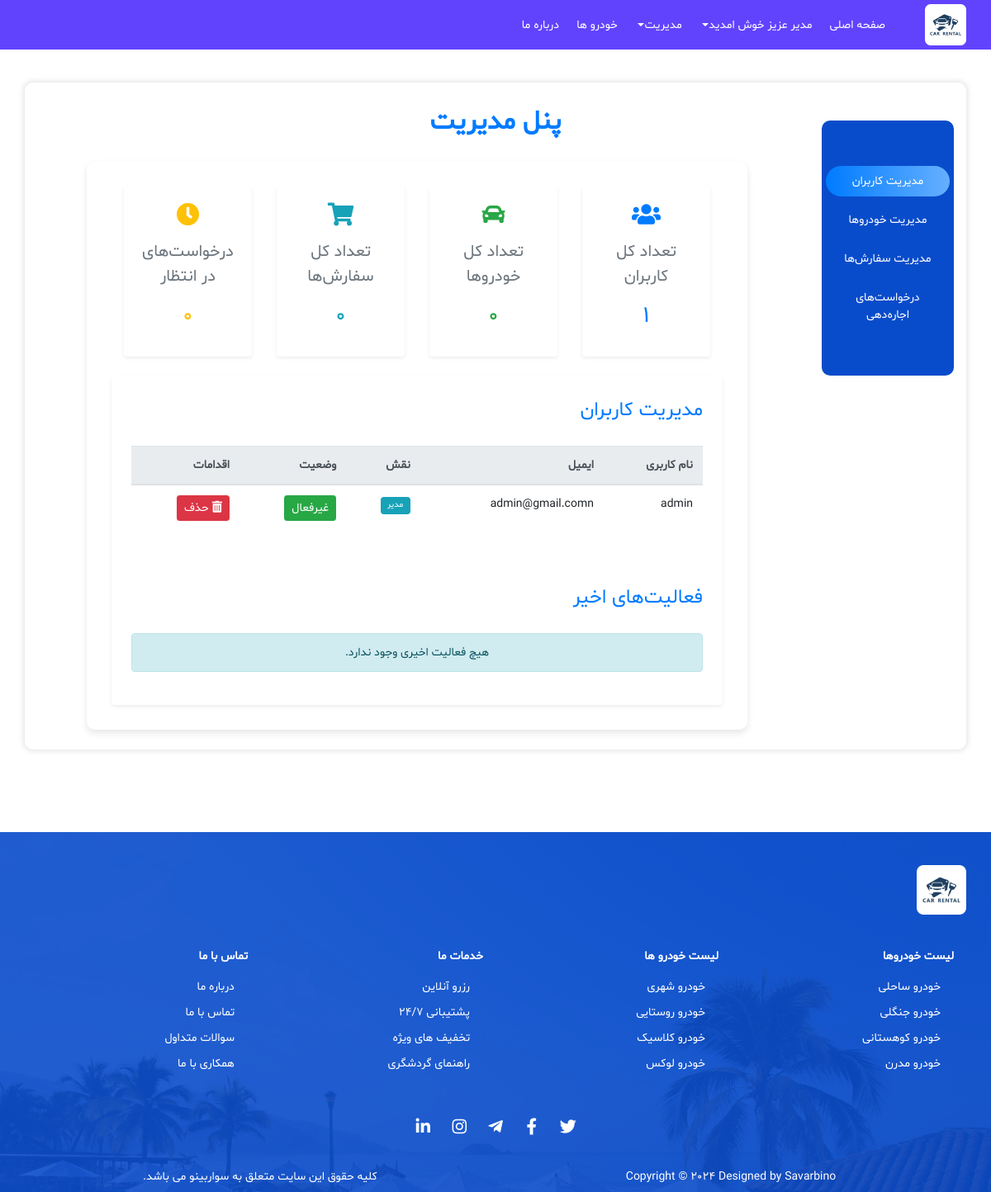
The app's page /admin_panel/ (signed in), older data.
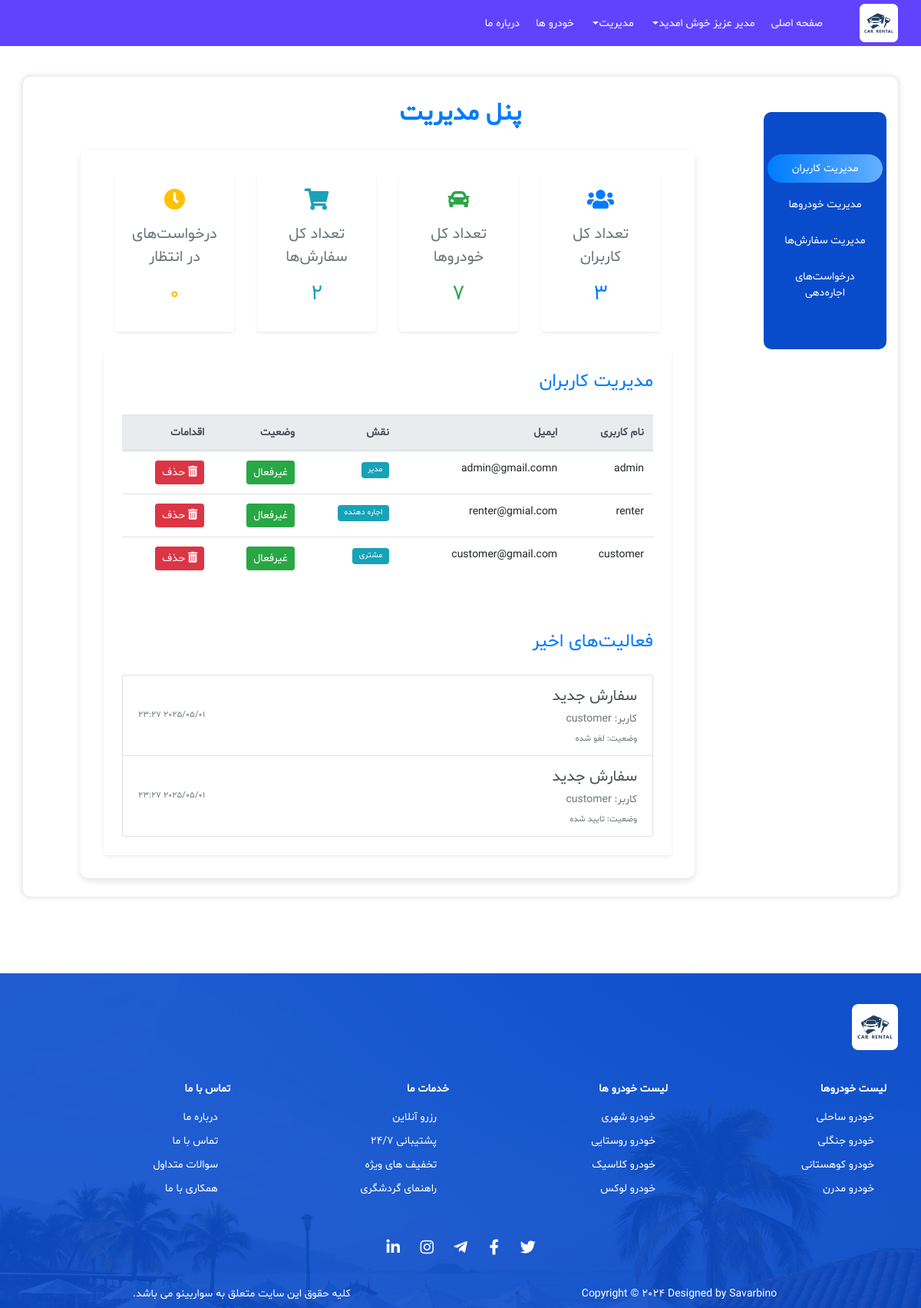
The same page, newer data.
### users/models.py (models this page shows)
class User(AbstractUser):
    ROLES = ((1, 'Admin'), (2, 'Renter'), (3, 'Passenger'))
    role = models.IntegerField(choices=ROLES, default=3)
    phonenumber = models.CharField(max_length=15, blank=True, null=True)
    address = models.TextField(blank=True, null=True)
    role_change_requested = models.BooleanField(default=False)
    is_active = models.BooleanField(default=True)
    objects = UserManager()

### reservations/models.py (models this page shows, shortened)
class Order(models.Model):
    car = models.ForeignKey(Car, on_delete=models.CASCADE)
    user = models.ForeignKey(User, on_delete=models.CASCADE)
    pickup_date = models.DateField()
    return_date = models.DateField()
    number_of_passengers = models.IntegerField()
    total_price = models.DecimalField(max_digits=10, decimal_places=0)
    created_at = models.DateTimeField(auto_now_add=True)
    status = models.CharField(max_length=20, choices=[
        ('pending', 'در انتظار تایید'),
        ('confirmed', 'تایید شده'),
        ('cancelled', 'لغو شده'),
        ('completed', 'تکمیل شده')
    ], default='pending')

### admin_app/views.py (the view, shortened to what this page needs)
# urls.py: path('admin_panel/', views.admin_panel, name='admin_panel'),
@login_required
def admin_panel(request):
    if not request.user.is_superuser:
        return redirect('home')
    total_users = User.objects.count()
    total_cars = Car.objects.count()
    total_orders = Order.objects.count()
    pending_renter_requests = User.objects.filter(role_change_requested=True).count()
    users = User.objects.all()
    cars = Car.objects.all().order_by('-id')  # Order by id descending
    orders = Order.objects.all().order_by('-created_at')
    renter_requests = User.objects.filter(role_change_requested=True)
    recent_activities = []
    for order in Order.objects.filter(created_at__gte=timezone.now() - timedelta(days=7)):
        recent_activities.append({
            'timestamp': order.created_at,
            'user': order.user.username,
            'action': 'سفارش جدید',
            'status': order.get_status_display()
        })
    context = {
        'total_users': total_users,
        'total_cars': total_cars,
        'total_orders': total_orders,
        'pending_renter_requests': pending_renter_requests,
        'recent_activities': recent_activities[:10],  # Show only last 10 activities
        'users': users,
        'cars': cars,
        'orders': orders,
        'renter_requests': renter_requests,
    }
    return render(request, 'admin/admin_panel.html', context)

### templates/admin/admin_panel.html (shortened to what this page needs)
{% extends 'base.html' %}
{% block content %}
<main class="container content content-box py-4">
    <h2 class="title mb-4 text-primary d-none d-lg-block text-center">پنل مدیریت</h2>
    <div class="row mtop-2">
        <div class="col-md-2 col-sm-3 nav-wrapper">
            <div class="nav flex-column nav-pills" id="v-pills-tab" role="tablist" aria-orientation="vertical">
                <a class="nav-link active" id="v-pills-users-tab" data-toggle="pill" href="#v-pills-users" role="tab" aria-controls="v-pills-users" aria-selected="true">مدیریت کاربران</a>
                <a class="nav-link" id="v-pills-cars-tab" data-toggle="pill" href="#v-pills-cars" role="tab" aria-controls="v-pills-cars" aria-selected="false">مدیریت خودروها</a>
                <a class="nav-link" id="v-pills-orders-tab" data-toggle="pill" href="#v-pills-orders" role="tab" aria-controls="v-pills-orders" aria-selected="false">مدیریت سفارش‌ها</a>
                <a class="nav-link" id="v-pills-requests-tab" data-toggle="pill" href="#v-pills-requests" role="tab" aria-controls="v-pills-requests" aria-selected="false">درخواست‌های اجاره‌دهی</a>
            </div>
        </div>
        <div class="col-md-10 col-sm-9 content-wrapper">
            <div class="dashboard-summary mb-4">
                <div class="row">
                    <div class="col-md-3">
                        <div class="card shadow-sm h-100 border-0">
                            <div class="card-body text-center">
                                <i class="fas fa-users fa-2x text-primary mb-3"></i>
                                <h5 class="card-title text-muted">تعداد کل کاربران</h5>
                                <h3 class="text-primary">{{ total_users|default:"0" }}</h3>
                            </div>
                        </div>
                    </div>
                    <div class="col-md-3">
                        <div class="card shadow-sm h-100 border-0">
                            <div class="card-body text-center">
                                <i class="fas fa-car fa-2x text-success mb-3"></i>
                                <h5 class="card-title text-muted">تعداد کل خودروها</h5>
                                <h3 class="text-success">{{ total_cars|default:"0" }}</h3>
                            </div>
                        </div>
                    </div>
                    <div class="col-md-3">
                        <div class="card shadow-sm h-100 border-0">
                            <div class="card-body text-center">
                                <i class="fas fa-shopping-cart fa-2x text-info mb-3"></i>
                                <h5 class="card-title text-muted">تعداد کل سفارش‌ها</h5>
                                <h3 class="text-info">{{ total_orders|default:"0" }}</h3>
                            </div>
                        </div>
                    </div>
                    <div class="col-md-3">
                        <div class="card shadow-sm h-100 border-0">
                            <div class="card-body text-center">
                                <i class="fas fa-clock fa-2x text-warning mb-3"></i>
                                <h5 class="card-title text-muted">درخواست‌های در انتظار</h5>
                                <h3 class="text-warning">{{ pending_renter_requests|default:"0" }}</h3>
                            </div>
                        </div>
                    </div>
                </div>
            </div>
            <div class="tab-content bg-white rounded shadow-sm p-4" id="v-pills-tabContent">
                <div class="tab-pane fade show active" id="v-pills-users" role="tabpanel" aria-labelledby="v-pills-users-tab">
                    <h4 class="mb-4 text-primary">مدیریت کاربران</h4>
                    <div class="table-responsive">
                        {% if users %}
                        <table class="table table-hover">
                            <thead class="thead-light">
                                <tr>
                                    <th>نام کاربری</th>
                                    <th>ایمیل</th>
                                    <th>نقش</th>
                                    <th>وضعیت</th>
                                    <th>اقدامات</th>
                                </tr>
                            </thead>
                            <tbody>
                                {% for user in users %}
                                <tr>
                                    <td>{{ user.username }}</td>
                                    <td>{{ user.email }}</td>
                                    <td><span class="badge badge-info">
                                        {% if user.get_role_display == 'Renter' %}
                                            اجاره دهنده
                                        {% elif user.get_role_display == 'Admin' %}
                                            مدیر
                                        {% elif user.get_role_display == 'Passenger' %}
                                            مشتری
                                        {% else %}
                                            {{ user.get_role_display }}
                                        {% endif %}
                                    </span></td>
                                    <td>
                                        <form method="post" action="{% url 'toggle_user_status' user.id %}">
                                            <button type="submit" class="btn btn-sm btn-{{ user.is_active|yesno:'success,danger' }}">
                                                {{ user.is_active|yesno:"غیرفعال,فعال" }}
                                            </button>
                                        </form>
                                    </td>
                                    <td>
                                        <form method="post" action="{% url 'admin_delete_user' user.id %}">
                                            <button type="submit" class="btn btn-sm btn-danger">
                                                <i class="fas fa-trash-alt"></i> حذف
                                            </button>
                                        </form>
                                    </td>
                                </tr>
                                {% endfor %}
                            </tbody>
                        </table>
                        {% else %}
                        <div class="alert alert-info text-center">هیچ کاربری یافت نشد.</div>
                        {% endif %}
                    </div>
                </div>
                <div class="recent-activities mt-5">
                    <h4 class="mb-4 text-primary">فعالیت‌های اخیر</h4>
                    <div class="list-group">
                        {% if recent_activities %}
                            {% for activity in recent_activities %}
                            <div class="list-group-item list-group-item-action">
                                <div class="d-flex w-100 justify-content-between align-items-center">
                                    <div>
                                        <h5 class="mb-1">{{ activity.action }}</h5>
                                        <p class="mb-1 text-muted">کاربر: {{ activity.user }}</p>
                                        <small class="text-muted">وضعیت: {{ activity.status }}</small>
                                    </div>
                                    <small class="text-muted">{{ activity.timestamp|date:"Y/m/d H:i" }}</small>
                                </div>
                            </div>
                            {% endfor %}
                        {% else %}
                        <div class="alert alert-info text-center">هیچ فعالیت اخیری وجود ندارد.</div>
                        {% endif %}
                    </div>
                </div>
            </div>
        </div>
    </div>
</main>
{% endblock %}

### templates/includes/header.html (shortened to what this page needs)
{% load static %}
<header>
    <nav class="navbar navbar-expand-lg fixed-top p-0 header-nav">
        <div class="container">
            <a class="navbar-brand p-0 m-0" href="#">
                <img src="{% static 'images/logo.png' %}" alt="خودرو">
            </a>
            <div class="collapse navbar-collapse" id="navbarSupportedContent">
                <ul class="navbar-nav">
                    <li class="nav-item">
                        <a class="nav-link active" href="{% url 'home' %}" title="صفحه اصلی">صفحه اصلی</a>
                    </li>
                    {% if user.is_authenticated %}
                        <li class="nav-item dropdown">
                            <a class="nav-link dropdown-toggle d-flex align-items-center" href="#" id="navbarDropdown"
                                role="button" data-toggle="dropdown" aria-haspopup="true" aria-expanded="false"
                                title="خودرو ها">
                                {{ user.first_name }} عزیز خوش امدید
                            </a>
                        </li>
                        {% if user.is_superuser %}
                            <li class="nav-item dropdown">
                                <a class="nav-link dropdown-toggle d-flex align-items-center" href="#" id="navbarDropdown1"
                                    role="button" data-toggle="dropdown" aria-haspopup="true" aria-expanded="false"
                                    >
                                    مدیریت
                                </a>
                            </li>
                        {% endif %}
                    {% endif %}
                    <li class="nav-item">
                        <a class="nav-link" href="{% url 'car:car_list' %}" title="خودرو ها">خودرو ها</a>
                    </li>
                    <li class="nav-item">
                        <a class="nav-link" href="{% url 'about_us' %}" title="درباره ما">درباره ما</a>
                    </li>
                </ul>
            </div>
        </div>
    </nav>
</header>

Row changes from the older to the newer data that the page shows:
added User: username "renter", email "renter@gmial.com", role "اجاره دهنده", is_active "غیرفعال"
added User: username "customer", email "customer@gmail.com", role "مشتری", is_active "غیرفعال", user "customer" "customer"
added Order: timestamp "2025/05/01 23:27"
added Order: timestamp "2025/05/01 23:27"
Text that changed along with them:
{{ total_users|default:"0" }}: "1" → "3"
{{ total_cars|default:"0" }}: "0" → "7"
{{ total_orders|default:"0" }}: "0" → "2"
new list line: "سفارش جدید کاربر: وضعیت: لغو شده"
new list line: "سفارش جدید کاربر: وضعیت: تایید شده"
text no longer shown: "هیچ فعالیت اخیری وجود ندارد."
